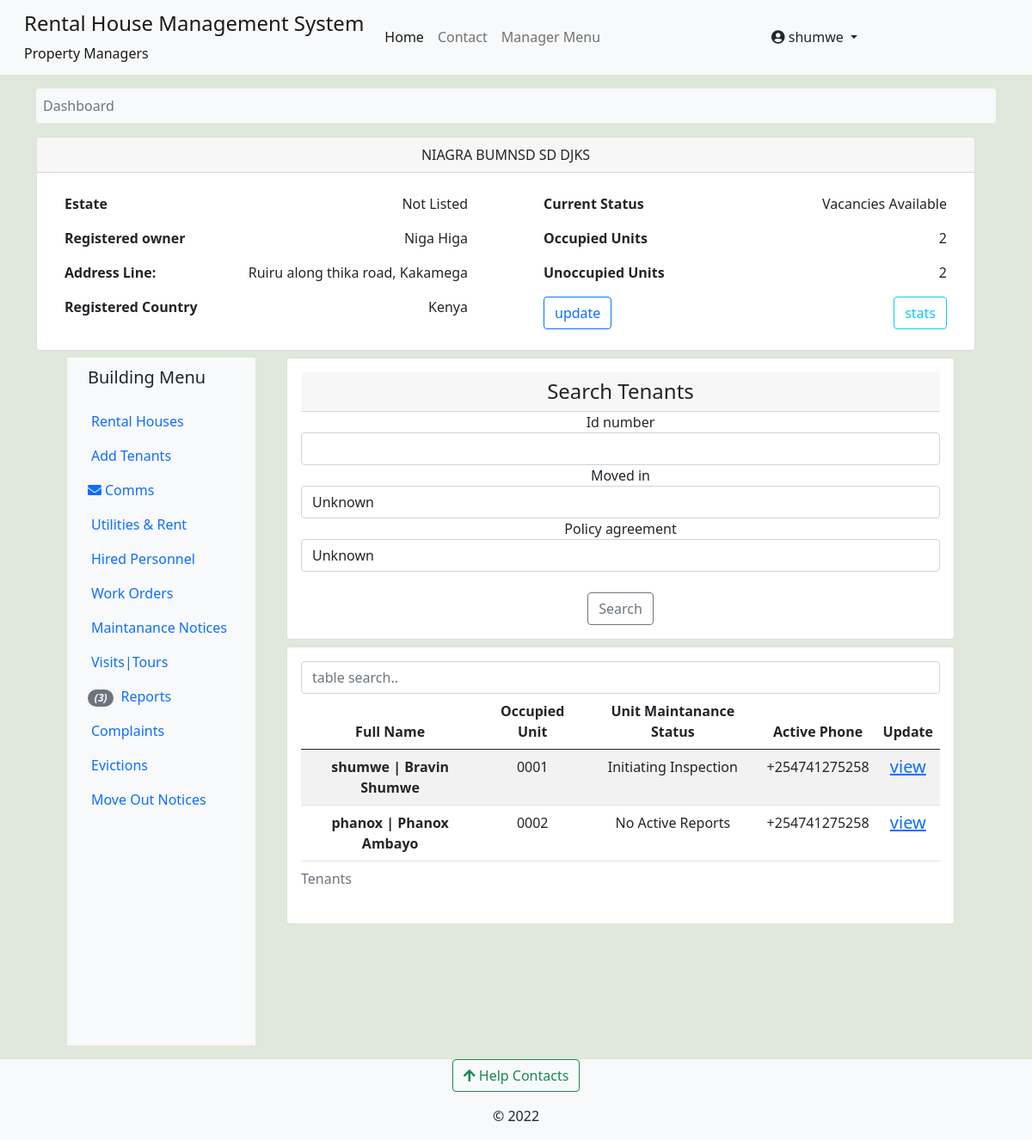
Before: /building-dashboard/niagra-bumnsd-sd-djks/ (signed in) with the older database file.
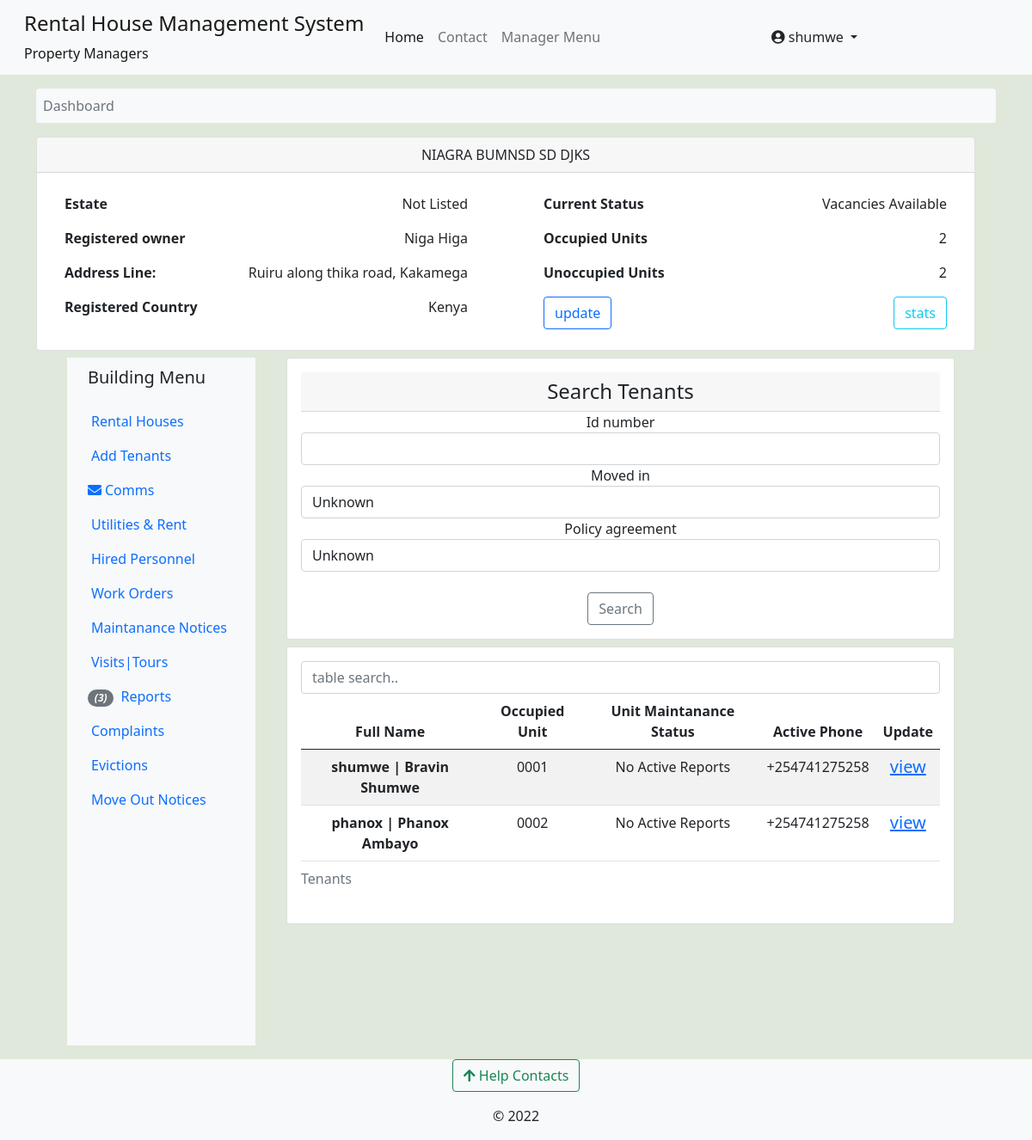
After: the same page with the newer database file.
### accounts/models.py (models this page shows, shortened)
class Tenants(models.Model):
    associated_account = models.OneToOneField(User, on_delete=models.CASCADE, verbose_name='tenant')
    full_name = models.CharField(max_length=100)
    id_number = models.CharField(max_length=10)
    id_front = models.ImageField(upload_to=get_user_docs_path, blank=True)
    id_back = models.ImageField(upload_to=get_user_docs_path, blank=True)
    active_phone_number = PhoneNumberField()
    policy_agreement = models.BooleanField(default=False)
    rented_unit = models.ForeignKey(RentalUnit, on_delete=models.CASCADE, related_name="tenants", null=True, blank=True)
    moved_in = models.BooleanField(default=False)
    move_in_date = models.DateTimeField(null=True, blank=True)
    created = models.DateTimeField(default=datetime.now)
    updated = models.DateTimeField(auto_now=True)
    class Meta:
        verbose_name_plural = 'Tenants'

class User(AbstractUser):
    avatar = models.ImageField(upload_to=get_avatar_path, default='no-avatar.png')
    is_verified = models.BooleanField(default=False)
    is_tenant = models.BooleanField(default=False)
    is_manager = models.BooleanField(default=False)
    def __str__(self):
        return f"{self.username} | {self.first_name} {self.last_name}"

### rental_property/models.py (models this page shows, shortened)
class RentalUnit(models.Model):
    MAINTANANCE_STATUS_CHOICES = [
        ('nm', 'Unchechecked Report'),
        ('ip', 'Initiating Inspection'),
        ('ir', 'Maintanance In Progress'),
        ('op', 'No Active Reports'),
        ('rm', 'Remove'),
    ]
    STATUS_CHOICES = [
        ('occupied', 'Currently Occupied'),
        ('ready', 'Ready To Move In'),
        ('hold', 'On Hold'),
        ('maintanance', 'Under Maintanance'),
    ]
    building = models.ForeignKey(Building, on_delete=models.CASCADE)
    unit_type = models.ForeignKey(UnitType, on_delete=models.CASCADE)
    added_by = models.ForeignKey(User, on_delete=models.CASCADE)
    unit_number = models.CharField(max_length=50)
    slug = models.SlugField(max_length=50, unique=True, blank=True, null=True, help_text='This field is autogenerated')
    bathrooms = models.PositiveIntegerField()
    bedrooms = models.PositiveIntegerField()
    dimension = models.CharField(max_length=50)
    kitchen = models.BooleanField(default=True)
    status = models.CharField(max_length=20, choices=STATUS_CHOICES,default='ready')
    maintanance_status = models.CharField(max_length=6, choices=MAINTANANCE_STATUS_CHOICES, default='op')
    total_occupants = models.PositiveIntegerField(help_text="Number of people in the unit", null=True, blank=True)
    water_available = models.BooleanField(default=True)
    rent_amount = models.DecimalField(decimal_places=2, max_digits=9, null=True, blank=True)
    electricity_available = models.BooleanField(default=True)
    added = models.DateTimeField(default=datetime.now)
    updated = models.DateTimeField(auto_now=True)
    class Meta:
        unique_together = ('building', 'unit_number')
        verbose_name_plural = 'Rental Houses'

### rental_property/views.py (the view)
# urls.py: path('building-dashboard/<slug:building_slug>/', views.building_dashboard, name='building-dashboard'),
@login_required
@user_passes_test(lambda user: user.is_manager==True, login_url='profile')
def building_dashboard(request, building_slug):
    building = Building.objects.get(slug=building_slug)
    building_reports_count = UnitReport.objects.filter(unit__building=building).count()
    get_tenants_with_status = request.GET.get('status', 'current-tenants')
    tenants = Tenants.objects.filter(moved_in=True, rented_unit__building=building)
    tenants_filter = TenantsFilter(request.GET,queryset=tenants)
    active_tenants_count = Tenants.objects.filter(moved_in=True, rented_unit__building=building).count()
    waiting_tenants_count = Tenants.objects.filter(moved_in=False, rented_unit__building=building).count()
    oc_units_count = RentalUnit.objects.filter(status='occupied', building=building).count() # Number of occupied units
    em_units_count = RentalUnit.objects.filter(status='ready', building=building).count() # Number of unoccupied units
    context = {
        'building': building, 'tenants': tenants_filter, 'active_tenants_count':active_tenants_count,
        'waiting_tenants_count':waiting_tenants_count,'oc_units_count':oc_units_count, 'em_units_count':em_units_count,
        'building_reports_count':building_reports_count, 'get_tenants_with_status':get_tenants_with_status}
    return render(request, 'rental_property/managed-building-dashboard.html', context)

### complaints/context_processors.py (called while the page is built)
def get_contacts(request):
    user = request.user
    if user.is_authenticated:
        if user.is_tenant:
            tenant = Tenants.objects.get(associated_account=user)
            building = Building.objects.get(id=tenant.rented_unit.building_id)
            contacts = HelpContacts.objects.filter(associated_building=building)
            return dict(contacts=contacts)
        elif user.is_manager:
            contacts = HelpContacts.objects.all()
            return dict(contacts=contacts)
        else:
            contacts = HelpContacts.objects.filter(make_publicly_available=True)
            return dict(contacts=contacts)
    else:
        contacts = HelpContacts.objects.filter(make_publicly_available=True)
        return dict(contacts=contacts)

### rental_property/context_processors.py (called while the page is built)
def my_managed_buildings(request):
    user_instance = request.user
    if user_instance.is_authenticated:
        manager_instance = Managers.objects.filter(associated_account=user_instance)[:1]
        managed_buildings = Building.objects.filter(manager=manager_instance)
        return dict(managed_buildings=managed_buildings)
    else:
        return {'False': False,}

### rental_property/models.py (called while the page is built)
    def __str__(self):
        return f"{self.name}"

### rental_property/templates/rental_property/managed-building-dashboard.html (shortened to what the changed rows need)
{% extends 'base.html' %}
{% load crispy_forms_tags %}
{% block content %}
<div class="container mb-3">
  <div class="row">
      <div class="row">
          <div class="d-flex align-items-center">
              <main class="text-center w-100">
              <div class="container">
                <div class="row">
                  <div class="col-sm-9">
                    <div class="row">
                      <div class="col-8 col-sm-12">
                        <div class="card card-body">
                          <div class="table-responsive">
                          <table class="table table-striped table-hover">
                            <caption> Tenants </caption>
                              <thead>
                                <tr>
                                  <th scope="col">Full Name</th>
                                  <th scope="col">Occupied Unit</th>
                                  <th scope="col"> Unit Maintanance Status </th>
                                  <th scope="col"> Active Phone </th>
                                  <th scope="col">Update</th>
                                </tr>
                              </thead>
                              <tbody id='ourTable'>
                                  {% for tenant in tenants.qs %}
                                <tr>
                                  <th scope="row">{{ tenant.associated_account }}</th>
                                  <td>{{ tenant.rented_unit.unit_number }}</td>
                                  <td> {{ tenant.rented_unit.get_maintanance_status_display}} </td>
                                  <td> {{ tenant.active_phone_number}} </td>
                                  <td><a href="{% url 'view-tenant' building.slug tenant.associated_account.username %}"> <h5> view </h5> </a></td>
                                </tr>
                                {% endfor %}
                              </tbody>
                          </table>
                          </div>
                  </div>
                      </div>
                    </div>
                  </div>
                </div>
              </div>
              </main>
          </div>
      </div>
  </div>
</div>
{% endblock %}

Changed rows visible on the page:
changed through a linked row, Tenants "shumwe | Bravin Shumwe": rented_unit.maintanance_status "Initiating Inspection" → "No Active Reports"
